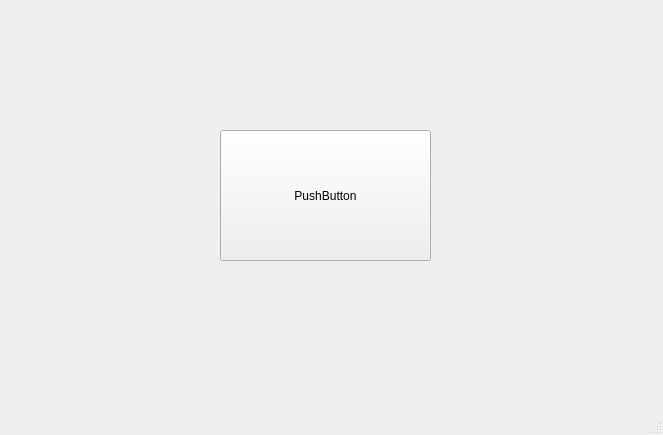
<?xml version="1.0" encoding="UTF-8"?>
<ui version="4.0">
 <class>MainWindow</class>
 <widget class="QMainWindow" name="MainWindow">
  <property name="geometry">
   <rect>
    <x>0</x>
    <y>0</y>
    <width>663</width>
    <height>435</height>
   </rect>
  </property>
  <property name="windowTitle">
   <string>MainWindow</string>
  </property>
  <widget class="QWidget" name="centralwidget">
   <widget class="QPushButton" name="pushButton">
    <property name="geometry">
     <rect>
      <x>220</x>
      <y>130</y>
      <width>211</width>
      <height>131</height>
     </rect>
    </property>
    <property name="text">
     <string>PushButton</string>
    </property>
   </widget>
  </widget>
  <widget class="QMenuBar" name="menubar">
   <property name="geometry">
    <rect>
     <x>0</x>
     <y>0</y>
     <width>663</width>
     <height>22</height>
    </rect>
   </property>
  </widget>
  <widget class="QStatusBar" name="statusbar"/>
 </widget>
 <resources/>
 <connections/>
</ui>
